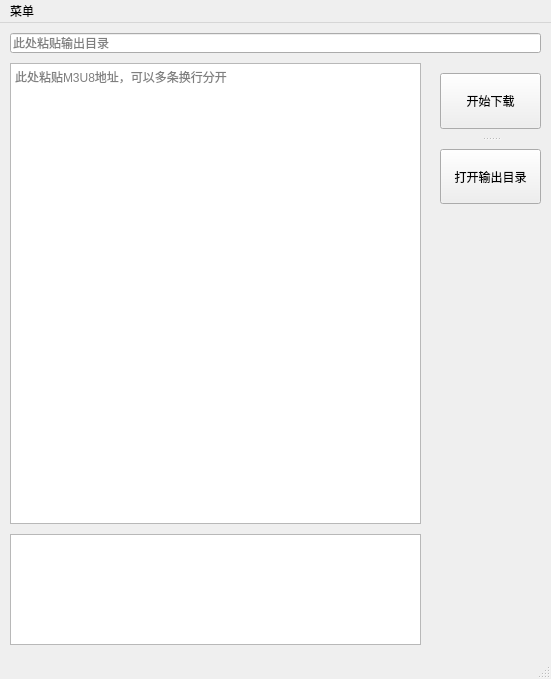
<?xml version="1.0" encoding="UTF-8"?>
<ui version="4.0">
 <class>MainWindow</class>
 <widget class="QMainWindow" name="MainWindow">
  <property name="geometry">
   <rect>
    <x>0</x>
    <y>0</y>
    <width>551</width>
    <height>679</height>
   </rect>
  </property>
  <property name="minimumSize">
   <size>
    <width>551</width>
    <height>679</height>
   </size>
  </property>
  <property name="maximumSize">
   <size>
    <width>551</width>
    <height>679</height>
   </size>
  </property>
  <property name="windowTitle">
   <string>下载M3U8地址的视频</string>
  </property>
  <widget class="QWidget" name="centralwidget">
   <widget class="QLineEdit" name="lineEdit_folder">
    <property name="geometry">
     <rect>
      <x>10</x>
      <y>10</y>
      <width>531</width>
      <height>20</height>
     </rect>
    </property>
    <property name="placeholderText">
     <string>此处粘贴输出目录</string>
    </property>
   </widget>
   <widget class="QPlainTextEdit" name="plainTextEdit_m3u8">
    <property name="geometry">
     <rect>
      <x>10</x>
      <y>40</y>
      <width>411</width>
      <height>461</height>
     </rect>
    </property>
    <property name="sizeAdjustPolicy">
     <enum>QAbstractScrollArea::AdjustIgnored</enum>
    </property>
    <property name="lineWrapMode">
     <enum>QPlainTextEdit::NoWrap</enum>
    </property>
    <property name="placeholderText">
     <string>此处粘贴M3U8地址，可以多条换行分开</string>
    </property>
   </widget>
   <widget class="QSplitter" name="splitter">
    <property name="geometry">
     <rect>
      <x>440</x>
      <y>50</y>
      <width>101</width>
      <height>131</height>
     </rect>
    </property>
    <property name="lineWidth">
     <number>1</number>
    </property>
    <property name="orientation">
     <enum>Qt::Vertical</enum>
    </property>
    <property name="handleWidth">
     <number>20</number>
    </property>
    <widget class="QPushButton" name="pushButton_start">
     <property name="text">
      <string>开始下载</string>
     </property>
    </widget>
    <widget class="QPushButton" name="pushButton_openfolder">
     <property name="text">
      <string>打开输出目录</string>
     </property>
    </widget>
   </widget>
   <widget class="QTextBrowser" name="textBrowser_out">
    <property name="geometry">
     <rect>
      <x>10</x>
      <y>511</y>
      <width>411</width>
      <height>111</height>
     </rect>
    </property>
   </widget>
  </widget>
  <widget class="QStatusBar" name="statusbar"/>
  <widget class="QMenuBar" name="menuBar">
   <property name="geometry">
    <rect>
     <x>0</x>
     <y>0</y>
     <width>551</width>
     <height>23</height>
    </rect>
   </property>
   <widget class="QMenu" name="menu">
    <property name="title">
     <string>菜单</string>
    </property>
    <addaction name="actionabout"/>
   </widget>
   <addaction name="menu"/>
  </widget>
  <action name="actionabout">
   <property name="checkable">
    <bool>false</bool>
   </property>
   <property name="text">
    <string>关于</string>
   </property>
  </action>
 </widget>
 <resources/>
 <connections/>
</ui>
